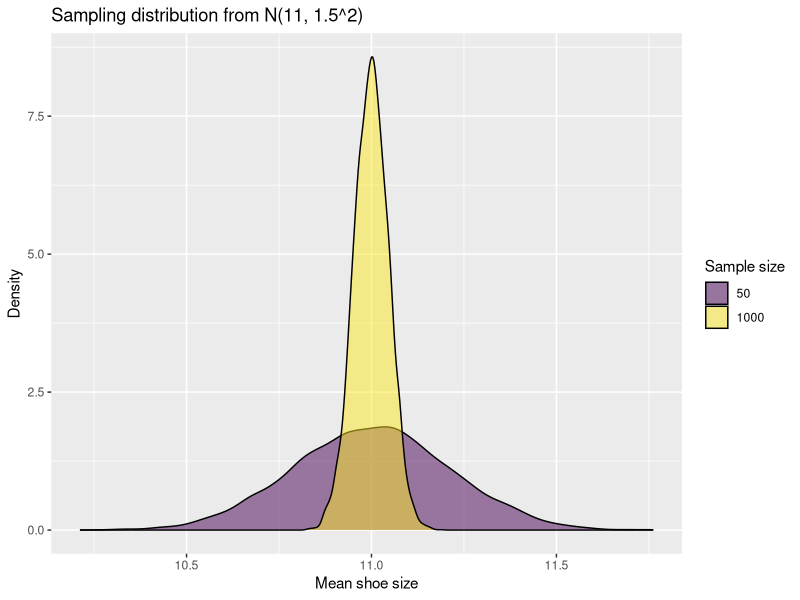
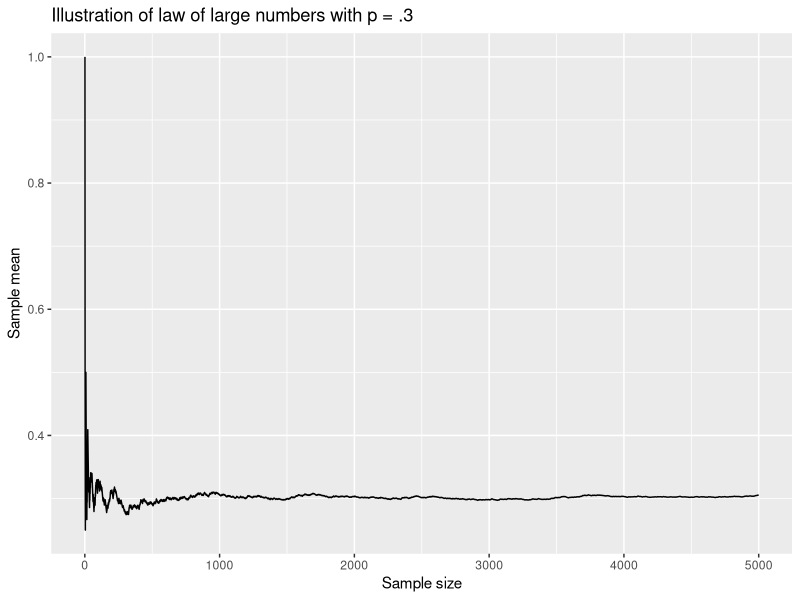
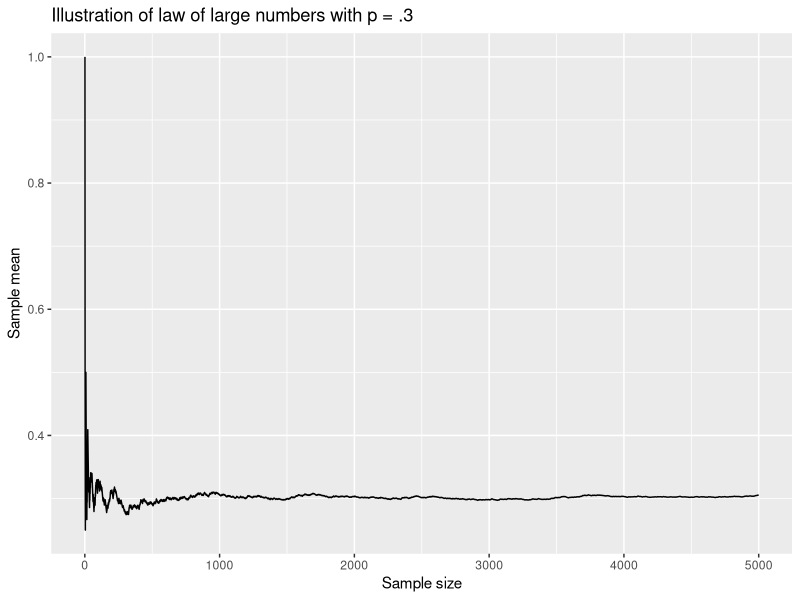
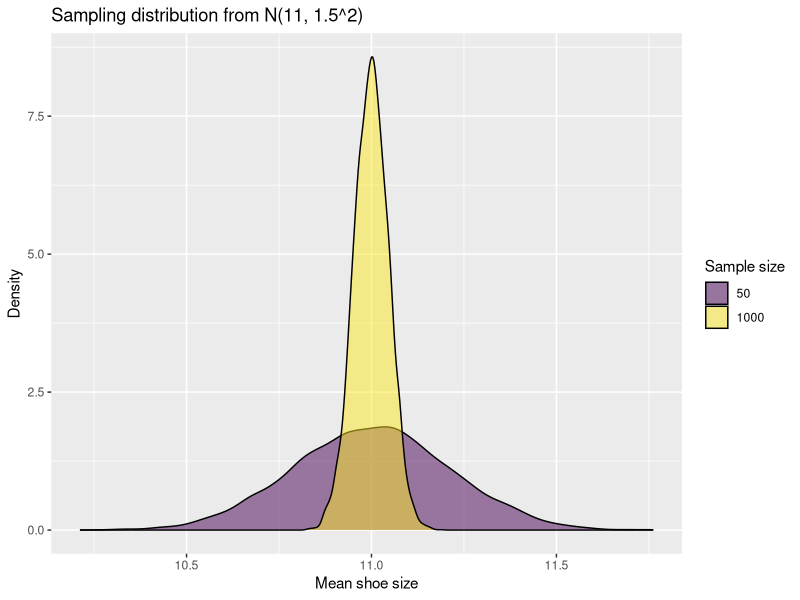
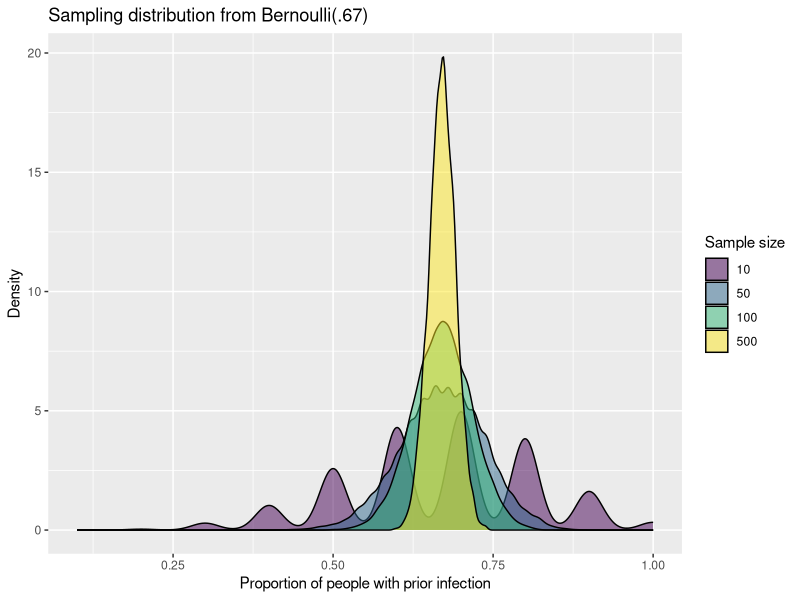

The R source for these figures, in order:
## ---- chunk 1

## ---- chunk 2
library(tidyverse)
library(knitr)
## ---- chunk 3
set.seed(0)
repeat10000 <- t(replicate(n = 10000, rnorm(1000, 11, 1.5)))
means10000 <- rowMeans(repeat10000)

set.seed(0)
repeat10000_n50 <- t(replicate(n = 10000, rnorm(50, 11, 1.5)))
means10000_n50 <- rowMeans(repeat10000_n50)
## ---- chunk 4
data.frame(shoesMean = means10000, sampleSize = 1000) %>%
  bind_rows(
    data.frame(means10000_n50, sampleSize = 50) %>%
      rename(shoesMean = means10000_n50)
  )  %>%
  ggplot(aes(x = shoesMean,
             fill = as.factor(sampleSize))) +
  geom_density(alpha = .5) +
  labs(x = "Mean shoe size",
       y = "Density",
       title = "Sampling distribution from N(11, 1.5^2)",
       fill = "Sample size")  +
  scale_fill_viridis_d()
 # guides(fill = "none")
## ---- chunk 5
set.seed(0) # so results are reproducible 
inputP <- .3
bernoulliDraws <- rbinom(n = 5000, size = 1, prob = inputP)
myMeans <- data.frame(sampleSize = 1:5000, myMean = NA)
meanFun <- function(inputSampSize, outcomes) {
  return(mean(outcomes[1:inputSampSize]))
}
myMeans$myMean <- sapply(myMeans$sampleSize, meanFun, bernoulliDraws)
## ---- chunk 6
myMeans %>%
  ggplot(aes(x = sampleSize, y = myMean)) +
  geom_line() +
  labs(x = "Sample size",
       y = "Sample mean",
       title = "Illustration of law of large numbers with p = .3")
## ---- chunk 7
myMeans %>%
  ggplot(aes(x = sampleSize, y = myMean)) +
  geom_line() +
  labs(x = "Sample size",
       y = "Sample mean",
       title = "Illustration of law of large numbers with p = .3")
## ---- chunk 8
data.frame(shoesMean = means10000, sampleSize = 1000) %>%
  bind_rows(
    data.frame(means10000_n50, sampleSize = 50) %>%
      rename(shoesMean = means10000_n50)
  )  %>%
  ggplot(aes(x = shoesMean,
             fill = as.factor(sampleSize))) +
  geom_density(alpha = .5) +
  labs(x = "Mean shoe size",
       y = "Density",
       title = "Sampling distribution from N(11, 1.5^2)",
       fill = "Sample size")  +
  scale_fill_viridis_d()
 # guides(fill = "none")
## ---- chunk 9
pnorm(10.9, mean = 11, sd = sqrt(1.5^2/1000))
pnorm((10.9 - 11)/(1.5/sqrt(1000)) ) # standardized version
## ---- chunk 10
set.seed(0)
n10 <- t(replicate(n = 10000, rbinom(10, size = 1, prob = .67)))
n10 <- rowMeans(n10)

set.seed(0)
n50 <- t(replicate(n = 10000, rbinom(50, size = 1, prob = .67)))
n50 <- rowMeans(n50)

set.seed(0)
n100 <- t(replicate(n = 10000, rbinom(100, size = 1, prob = .67)))
n100 <- rowMeans(n100)

set.seed(0)
n500 <- t(replicate(n = 10000, rbinom(500, size = 1, prob = .67)))
n500 <- rowMeans(n500)

## ---- chunk 11
data.frame(propCovid = n10, sampleSize = 10) %>%
  bind_rows(
    data.frame(n50, sampleSize = 50) %>%
      rename(propCovid = n50)
  ) %>%
  bind_rows(
    data.frame(n100, sampleSize = 100) %>%
      rename(propCovid = n100)
  )%>%
  bind_rows(
    data.frame(n500, sampleSize = 500) %>%
      rename(propCovid = n500)
  ) %>%
  ggplot(aes(x = propCovid,
             fill = as.factor(sampleSize))) +
  geom_density(alpha = .5) +
  labs(x = "Proportion of people with prior infection",
       y = "Density",
       title = "Sampling distribution from Bernoulli(.67)",
       fill = "Sample size")  +
  scale_fill_viridis_d()
## ---- chunk 12
pnorm(.7, mean = .75, sd = sqrt(.75*(1-.75)/435))
